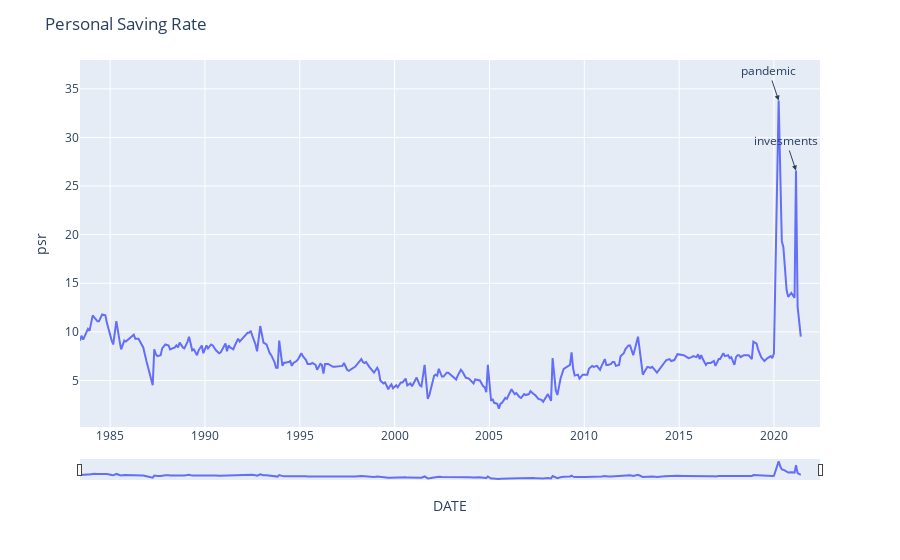

The notebook cell saved with this chart:
### Markdown cell above
Let’s break down what we’ve done here:

We used px.scatter to draw scatter polt find any correlation between oil price and Personal Saving Rate.

as we can see R2 is 0.03 and coefficient is -0.18(weak negative correlation)

### Code cell
# Construct the graph and style it. 

fig = px.line(df, x='DATE', y='psr', line_shape='linear')
fig.update_layout(
    title=' Personal Saving Rate ', 
    xaxis = dict(
        showgrid=True, 
        rangeslider = dict(
            visible=True, 
            thickness=0.05
        )
    ), 
    yaxis = dict(
        showgrid=True
    ), 
    legend = dict(
        orientation='v'
    ), 
    paper_bgcolor='#FFFFFF'
)
#fig.show(renderer="iframe")
fig.add_annotation(x='2020-04-01', y=33.8,
            text="pandemic",
            showarrow=True,
            arrowhead=2)
fig.add_annotation(x='2021-03-01', y=26.6,
            text="invesments",
            showarrow=True,
            arrowhead=2)

### Figure 1 — Plotly figure (JSON) as saved in the notebook; plotly's stock layout.template omitted (floating-point values rounded to 4 significant figures; data arrays with more than 128 entries replaced by an {"elided": "..."} marker saying what was removed)
{"data": [{"hovertemplate": "DATE=%{x}<br>psr=%{y}<extra></extra>", "legendgroup": "", "line": {"color": "#636efa", "dash": "solid", "shape": "linear"}, "marker": {"symbol": "circle"}, "mode": "lines", "name": "", "orientation": "v", "showlegend": false, "type": "scatter", "x": {"elided": "299 str values"}, "xaxis": "x", "y": {"elided": "299 float values"}, "yaxis": "y"}], "layout": {"annotations": [{"arrowhead": 2, "showarrow": true, "text": "pandemic", "x": "2020-04-01", "y": 33.8}, {"arrowhead": 2, "showarrow": true, "text": "invesments", "x": "2021-03-01", "y": 26.6}], "legend": {"orientation": "v", "tracegroupgap": 0}, "margin": {"t": 60}, "paper_bgcolor": "#FFFFFF", "title": {"text": " Personal Saving Rate "}, "xaxis": {"anchor": "y", "domain": [0, 1], "rangeslider": {"thickness": 0.05, "visible": true}, "showgrid": true, "title": {"text": "DATE"}}, "yaxis": {"anchor": "x", "domain": [0, 1], "showgrid": true, "title": {"text": "psr"}}}}
